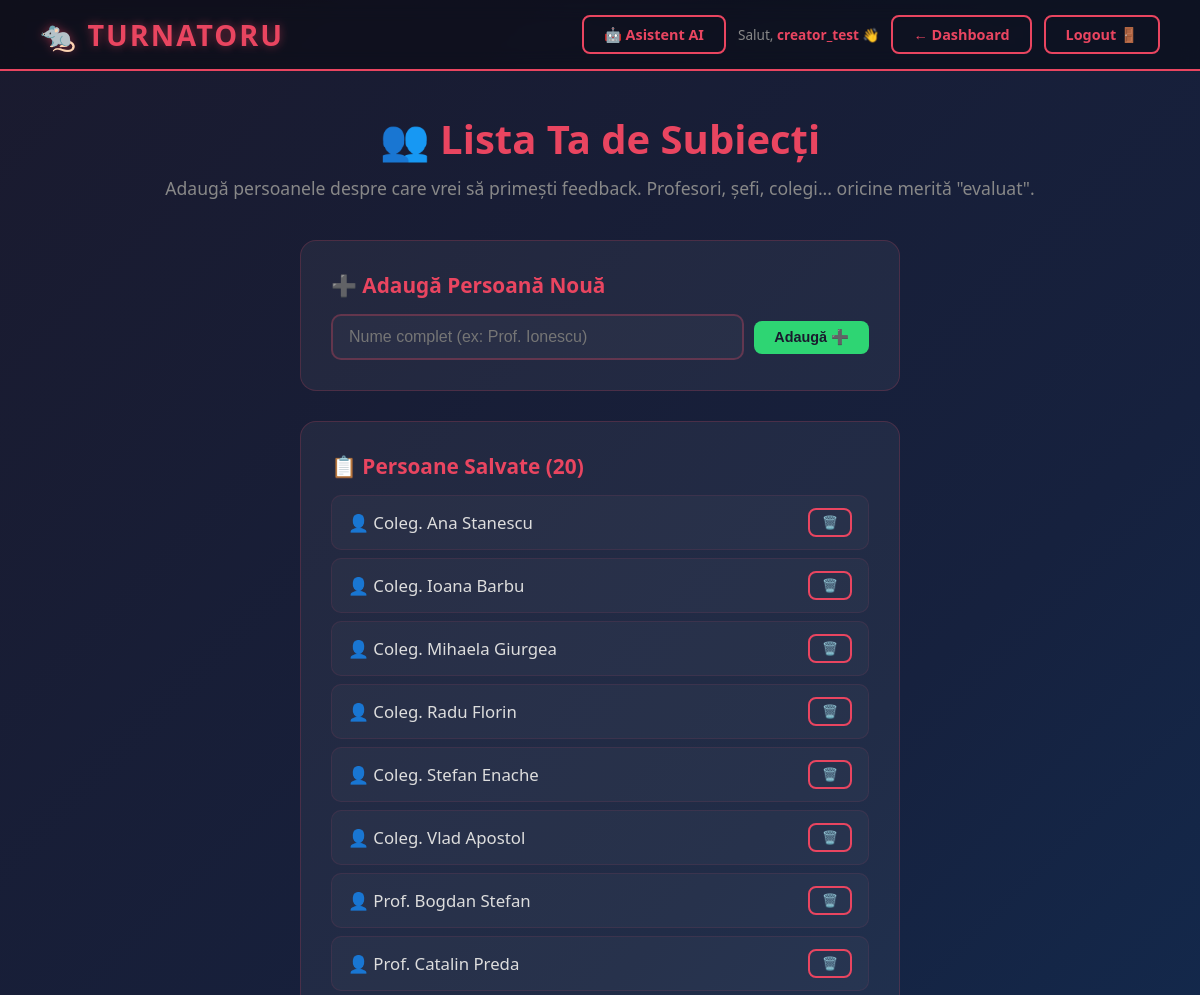
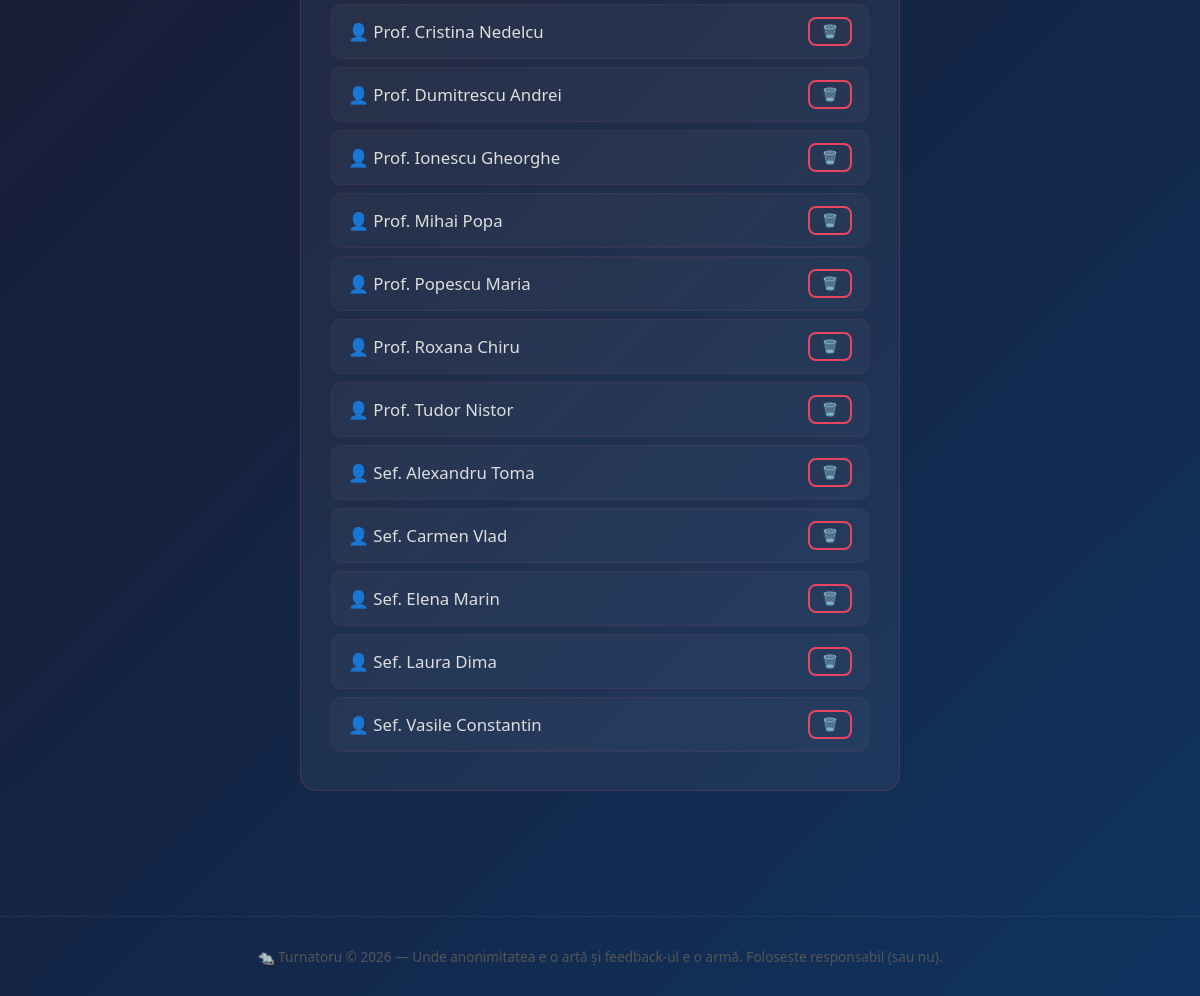
Page /dashboard/persoane/ (signed in) on the committed database (2 pictures, top to bottom).
### core/models.py (models this page shows, shortened)
class Persoana(models.Model):
    nume = models.CharField(max_length=200)
    creator = models.ForeignKey(User, on_delete=models.CASCADE, related_name='persoane')
    class Meta:
        verbose_name_plural = 'Persoane'

### core/views.py (the view, shortened to what this page needs)
# urls.py: path('dashboard/persoane/', views.persoane_view, name='persoane'),
@login_required(login_url='/')
def persoane_view(request):
    persoane = Persoana.objects.filter(creator=request.user).order_by('nume')
    return render(request, 'core/persoane.html', {'persoane': persoane})

### core/templates/core/persoane.html (shortened to what this page needs)
{% extends 'core/base.html' %}
{% block navbar_right %}
<span class="nav-text">Salut, <strong style="color:#e94560;">{{ user.username }}</strong> 👋</span>
<a href="{% url 'core:dashboard_creator' %}" class="btn btn-secondary">← Dashboard</a>
<a href="{% url 'core:logout' %}" class="btn btn-secondary">Logout 🚪</a>
{% endblock %}
{% block content %}
<h1 class="page-title">👥 Lista Ta de Subiecți</h1>
<p class="page-subtitle">Adaugă persoanele despre care vrei să primești feedback. Profesori, șefi, colegi... oricine merită "evaluat".</p>
<div class="card" style="max-width:600px; margin:0 auto 30px auto;">
    <h3 style="margin-bottom:15px;">➕ Adaugă Persoană Nouă</h3>
    <form method="post" style="display:flex; gap:10px; align-items:center;">
        <input type="text" name="nume" placeholder="Nume complet (ex: Prof. Ionescu)" style="flex:1; padding:12px 16px; border:2px solid rgba(233,69,96,0.3); border-radius:10px; background:rgba(255,255,255,0.03); color:#fff; font-size:1rem;">
        <button type="submit" class="btn btn-success">Adaugă ➕</button>
    </form>
</div>
<div style="max-width:600px; margin:0 auto;">
    {% if persoane %}
    <div class="card">
        <h3 style="margin-bottom:15px;">📋 Persoane Salvate ({{ persoane|length }})</h3>
        {% for p in persoane %}
        <div style="display:flex; justify-content:space-between; align-items:center; padding:12px 16px; background:rgba(255,255,255,0.03); border-radius:10px; margin-bottom:8px; border:1px solid rgba(233,69,96,0.1);">
            <span style="color:#ddd; font-size:1.05rem;">👤 {{ p.nume }}</span>
            <form method="post" style="margin:0;">
                <button type="submit" class="btn btn-secondary" style="padding:5px 12px; font-size:0.8rem;" onclick="return confirm('Sigur vrei să ștergi această persoană?')">🗑️</button>
            </form>
        </div>
        {% endfor %}
    </div>
    {% else %}
    <div class="card" style="text-align:center; padding:50px;">
        <h3>🤷 Nicio persoană adăugată</h3>
        <p style="margin-top:10px;">Adaugă persoane ca să le poți asocia întrebări în formulare.</p>
    </div>
    {% endif %}
</div>
{% endblock %}

### core/static/core/style.css (style rules this page uses)
* { margin: 0; padding: 0; box-sizing: border-box; }
body { font-family: 'Segoe UI', Tahoma, Geneva, Verdana, sans-serif; background: linear-gradient(135deg, #1a1a2e 0%, #16213e 50%, #0f3460 100%); color: #e0e0e0; min-height: 100vh; }
.btn { padding: 8px 20px; border: none; border-radius: 8px; font-size: 0.9rem; font-weight: 700; cursor: pointer; transition: all 0.3s; text-decoration: none; display: inline-block; text-align: center; }
.btn-secondary { background: transparent; color: #e94560; border: 2px solid #e94560; }
.btn-success { background: #2ed573; color: #1a1a2e; }
.nav-text { color: #888; font-size: 0.85rem; }
.card { background: rgba(255, 255, 255, 0.05); border: 1px solid rgba(233, 69, 96, 0.2); border-radius: 16px; padding: 30px; margin-bottom: 25px; transition: all 0.3s; }
.card h3 { color: #e94560; margin-bottom: 10px; font-size: 1.3rem; }
.page-title { font-size: 2.5rem; color: #e94560; margin-bottom: 10px; text-align: center; }
.page-subtitle { color: #888; text-align: center; margin-bottom: 40px; font-size: 1.1rem; }

### rows in the picture
Persoana: nume "Coleg. Ana Stanescu"
Persoana: nume "Coleg. Ioana Barbu"
Persoana: nume "Coleg. Mihaela Giurgea"
Persoana: nume "Coleg. Radu Florin"
Persoana: nume "Coleg. Stefan Enache"
Persoana: nume "Coleg. Vlad Apostol"
Persoana: nume "Prof. Bogdan Stefan"
Persoana: nume "Prof. Catalin Preda"
Persoana: nume "Prof. Cristina Nedelcu"
Persoana: nume "Prof. Dumitrescu Andrei"
Persoana: nume "Prof. Ionescu Gheorghe"
Persoana: nume "Prof. Mihai Popa"
Persoana: nume "Prof. Popescu Maria"
Persoana: nume "Prof. Roxana Chiru"
Persoana: nume "Prof. Tudor Nistor"
Persoana: nume "Sef. Alexandru Toma"
Persoana: nume "Sef. Carmen Vlad"
Persoana: nume "Sef. Elena Marin"
Persoana: nume "Sef. Laura Dima"
Persoana: nume "Sef. Vasile Constantin"

### other values in the picture
{{ user.username }} "creator_test"
{{ persoane|length }} "20"
